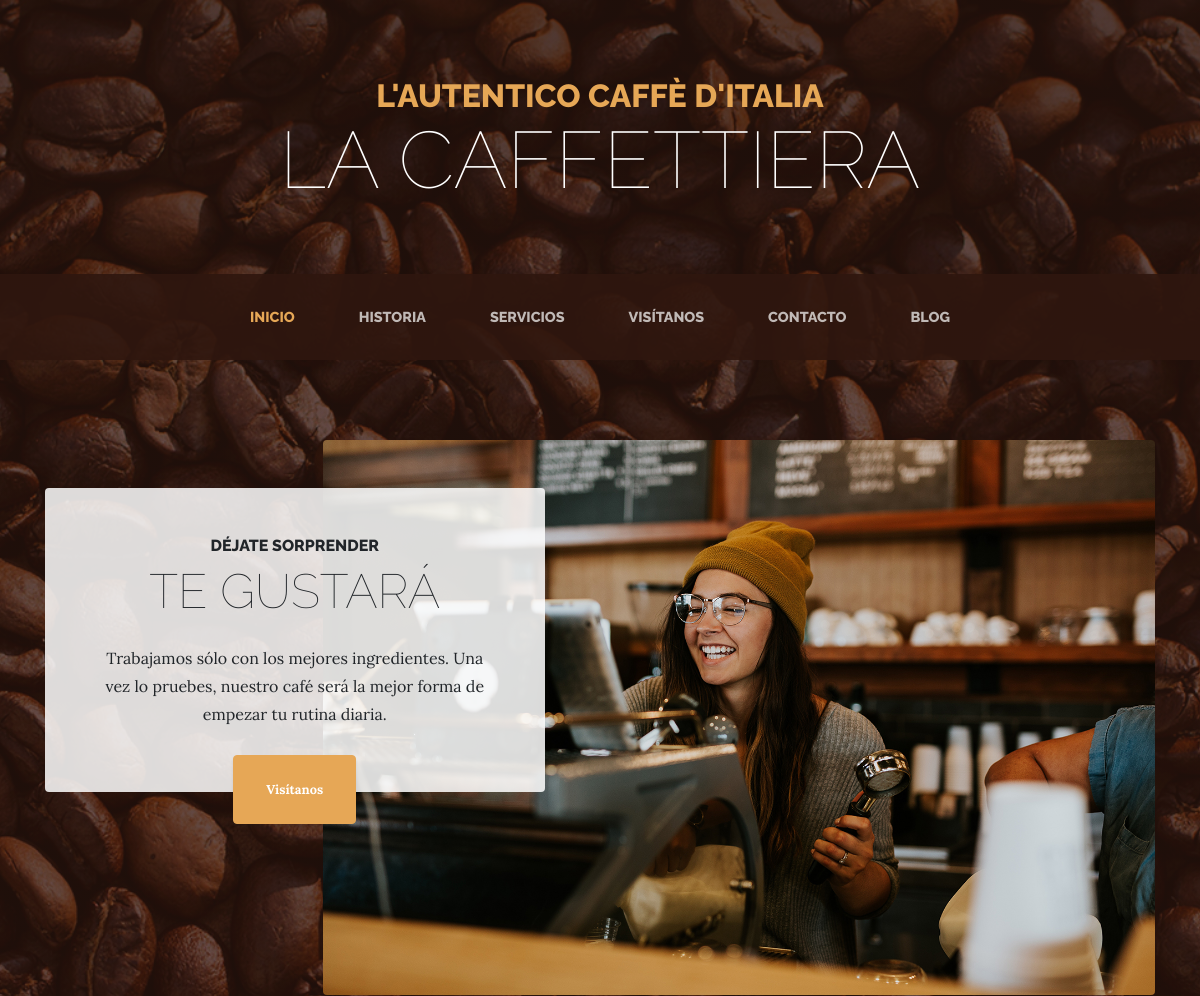
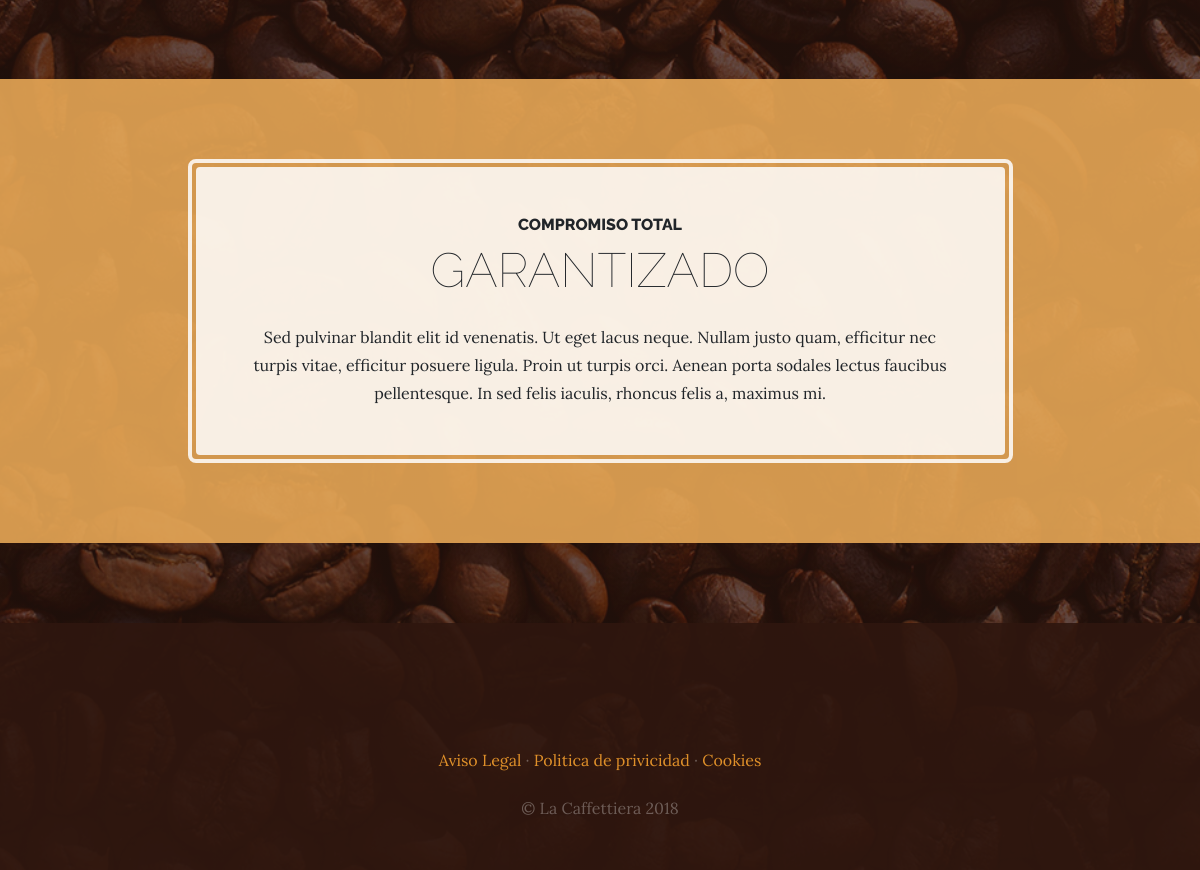
The page / on the database its author committed (2 pictures, top to bottom).
### pages/models.py (models this page shows, shortened)
class Page(models.Model):
  title=models.CharField(verbose_name="Titulo", max_length=200)
  content=RichTextField(verbose_name="Contenido")
  order = models.SmallIntegerField(verbose_name="Orden",default=0)
  created =models.DateTimeField(auto_now_add=True, verbose_name="Fecha de creación")
  updated =models.DateTimeField(auto_now=True,verbose_name="Fecha de edicion")
  class Meta:
    verbose_name='pagina'
    verbose_name_plural='paginas'
    ordering =['order','title']

### core/views.py (the view)
# urls.py: path('',views.home, name="home"),
def home(request):
  return render(request, "core/home.html")

### pages/processors.py (called while the page is built)
def page_info(request):
  page_info = Page.objects.all()
  return {'page_info':page_info}

### social/processors.py (called while the page is built)
def ctx_dict(request):
  ctx={}
  links = Link.objects.all()
  for link in links:
    ctx[link.key] = link.url
  return ctx

### core/templates/core/home.html (shortened to what this page needs)
{% extends 'core/base.html' %}
{% load static %}
{% block content %}
<section class="page-section clearfix">
  <div class="container">
    <div class="intro">
      <img class="intro-img img-fluid mb-3 mb-lg-0 rounded" src="{% static 'core/img/intro.jpg' %}" alt="">
      <div class="intro-text left-0 text-center bg-faded p-5 rounded">
        <h2 class="section-heading mb-4">
          <span class="section-heading-upper">Déjate sorprender</span>
          <span class="section-heading-lower">Te gustará</span>
        </h2>
        <p class="mb-3">Trabajamos sólo con los mejores ingredientes. Una vez lo pruebes, nuestro café será la mejor forma de empezar tu rutina diaria.
        </p>
        <div class="intro-button mx-auto">
          <a class="btn btn-primary btn-xl" href="store.html">Visítanos</a>
        </div>
      </div>
    </div>
  </div>
</section>
<section class="page-section cta">
  <div class="container">
    <div class="row">
      <div class="col-xl-9 mx-auto">
        <div class="cta-inner text-center rounded">
          <h2 class="section-heading mb-4">
            <span class="section-heading-upper">Compromiso total</span>
            <span class="section-heading-lower">Garantizado</span>
          </h2>
          <p class="mb-0">Sed pulvinar blandit elit id venenatis. Ut eget lacus neque. Nullam justo quam, efficitur nec turpis vitae, efficitur posuere ligula. Proin ut turpis orci. Aenean porta sodales lectus faucibus pellentesque. In sed felis iaculis, rhoncus felis a, maximus mi.</p>
        </div>
      </div>
    </div>
  </div>
</section>
{% endblock %}

### core/templates/core/base.html (shortened to what this page needs)
<!DOCTYPE html>
<html lang="es">
  <head>
    {% load static %}
    <link href="{% static 'core/vendor/bootstrap/css/bootstrap.min.css' %}" rel="stylesheet">
    <link href="{% static 'core/vendor/font-awesome/css/font-awesome.min.css' %}" rel="stylesheet" type="text/css">
    <link href="{% static 'core/css/business-casual.css' %}" rel="stylesheet">
  </head>
  <body>
    <h1 class="site-heading text-center text-white d-none d-lg-block">
      <span class="site-heading-upper text-primary mb-3">L'autentico caffè d'italia</span>
      <span class="site-heading-lower">La Caffettiera</span>
    </h1>
    <nav class="navbar navbar-expand-lg navbar-dark py-lg-4" id="mainNav">
      <div class="container">
        <div class="collapse navbar-collapse" id="navbarResponsive">
          <ul class="navbar-nav mx-auto">
            <li class="nav-item px-lg-4 {% if request.path == '/'%} active {% endif %}">
              <a class="nav-link text-uppercase text-expanded" href="{% url 'home' %}">Inicio</a>
            </li>
            <li class="nav-item px-lg-4 {% if request.path == '/about/'%} active {% endif %}">
              <a class="nav-link text-uppercase text-expanded" href="{% url 'about' %}">Historia</a>
            </li>
            <li class="nav-item px-lg-4 {% if request.path == '/services/'%} active {% endif %}">
              <a class="nav-link text-uppercase text-expanded" href="{% url 'services' %}">Servicios</a>
            </li>
            <li class="nav-item px-lg-4 {% if request.path == '/store/'%} active {% endif %}">
              <a class="nav-link text-uppercase text-expanded" href="{% url 'store' %}">Visítanos</a>
            </li>
            <li class="nav-item px-lg-4 {% if request.path == '/contact/'%} active {% endif %}">
              <a class="nav-link text-uppercase text-expanded" href="{% url 'contact' %}">Contacto</a>
            </li>
            <li class="nav-item px-lg-4 {% if request.path == '/blog/' %} active {% endif %}">
              <a class="nav-link text-uppercase text-expanded" href="{% url 'blog' %}">Blog</a>
            </li>
          </ul>
        </div>
      </div>
    </nav>
    {% block content %} {% endblock %}
    <footer class="footer text-faded text-center py-5">
      <div class="container">
        <p class="m-0">
          {% if LINK_TWITTER%}
            <a href="{{LINK_TWITTER}}" class="link">
              <span class="fa-stack fa-lg">
                <i class="fa fa-circle fa-stack-2x"></i>
                <i class="fa fa-twitter fa-stack-1x fa-inverse"></i>
              </span>
            </a>
          {%endif%}
          {% if LINK_FACEBOOK%}
            <a href="{{LINK_FACEBOOK}}" class="link">
              <span class="fa-stack fa-lg">
                <i class="fa fa-circle fa-stack-2x"></i>
                <i class="fa fa-facebook fa-stack-1x fa-inverse"></i>
              </span>
            </a>
          {%endif%}
	    </p>
        <p class="m-0 mbt">
          {% for page in page_info %}
            <a href="{% url 'page' page_id=page.id %}" class="link">{{page.title}}</a> {% if not forloop.last %} ·{% endif %}
          {% endfor %}
		</p>
        <p class="m-0 mbt1">&copy; La Caffettiera 2018</p>
      </div>
	</footer>
  </body>
</html>

### core/static/core/css/business-casual.css (style rules this page uses)
body { font-family: 'Lora'; background: linear-gradient(rgba(47, 23, 15, 0.65), rgba(47, 23, 15, 0.65)), url("../img/bg.jpg"); background-attachment: fixed; background-position: center; background-size: cover; }
h1, h2, h3, h4, h5, h6 { font-family: 'Raleway'; }
p { line-height: 1.75; }
.text-faded { color: rgba(255, 255, 255, 0.3); }
.site-heading { margin-top: 5rem; margin-bottom: 5rem; text-transform: uppercase; line-height: 1; font-family: 'Raleway'; }
.site-heading .site-heading-upper { display: block; font-size: 2rem; font-weight: 800; }
.site-heading .site-heading-lower { font-size: 5rem; font-weight: 100; line-height: 4rem; }
.page-section { margin-top: 5rem; margin-bottom: 5rem; }
.section-heading { text-transform: uppercase; }
.section-heading .section-heading-upper { display: block; font-size: 1rem; font-weight: 800; padding-bottom:.5rem; }
.section-heading .section-heading-lower { display: block; font-size: 3rem; font-weight: 100; }
.bg-faded { background-color: rgba(255, 255, 255, 0.85); }
#mainNav { background-color: rgba(47, 23, 15, 0.9); font-family: 'Raleway'; }
#mainNav .navbar-nav .nav-item .nav-link { color: rgba(255, 255, 255, 0.7); font-weight: 800; }
#mainNav .navbar-nav .nav-item.active .nav-link { color: #e6a756; }
@media (min-width: 992px) { #mainNav .navbar-nav .nav-item .nav-link { font-size: 0.9rem; } }
.btn-xl { font-weight: 700; font-size: 0.8rem; padding-top: 1.5rem; padding-bottom: 1.5rem; padding-left: 2rem; padding-right: 2rem; }
.intro { position: relative; }
@media (min-width: 992px) { .intro .intro-img { width: 75%; float: right; } }
@media (min-width: 992px) { .intro .intro-text { left: 0; width: 60%; margin-top: 3rem; position: absolute; } }
@media (min-width: 992px) { .intro .intro-text .intro-button { width: 100%; left: 0; position: absolute; bottom: -2rem; } }
@media (min-width: 1200px) { .intro .intro-text { width: 45%; } }
.cta { padding-top: 5rem; padding-bottom: 5rem; background-color: rgba(230, 167, 86, 0.9); }
.cta .cta-inner { position: relative; padding: 3rem; margin: 0.5rem; background-color: rgba(255, 255, 255, 0.85); }
.cta .cta-inner:before { border-radius: 0.5rem; content: ''; position: absolute; top: -0.5rem; bottom: -0.5rem; left: -0.5rem; right: -0.5rem; border: 0.25rem solid rgba(255, 255, 255, 0.85); }
.footer { background-color: rgba(47, 23, 15, 0.9); }
.text-primary { color: #e6a756 !important; }
.btn { box-shadow: 0px 3px 3px 0px rgba(33, 37, 41, 0.1); }
.btn-primary { background-color: #e6a756; border-color: #e6a756; }
.mbt { padding-top: 2rem; }
.mbt1 { padding-top: 1.25rem; }
a.link { color: #df902a; }

### rows shown on the page
Page: title "Aviso Legal"
Page: title "Politica de privicidad"
Page: title "Cookies"
